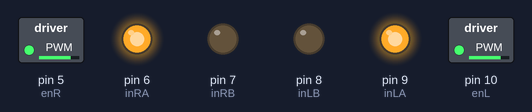
Bench run of a sketch on a simulated Arduino Uno, built with avr-gcc and run on an emulated ATmega328P. On the bench: switched loads named in the sketch (green lamp = pin HIGH), output pins drawn as LEDs (lit = HIGH).

Above: at 1.0 s.
At 4.0 s:
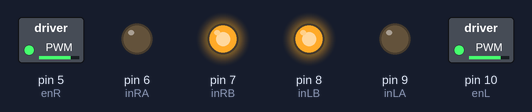
At 6.7 s:
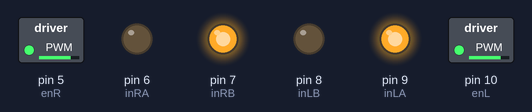
At 9.2 s:
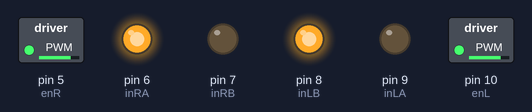
At 11.0 s:
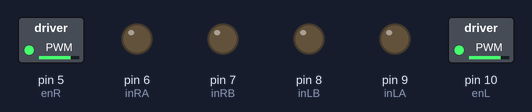
Timing chart, 0 to 15.6 s (numbered marks = the images above):
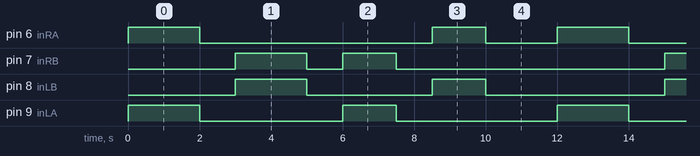

The sketch:

Motors.ino
```cpp
// === Motor Pins ===
#define enL 10
#define inLA 9
#define inLB 8

#define enR 5
#define inRA 6
#define inRB 7

int motorSpeed = 200;

void setup() {
  pinMode(enL, OUTPUT);
  pinMode(inLA, OUTPUT);
  pinMode(inLB, OUTPUT);

  pinMode(enR, OUTPUT);
  pinMode(inRA, OUTPUT);
  pinMode(inRB, OUTPUT);

  analogWrite(enL, motorSpeed);
  analogWrite(enR, motorSpeed);
}

void loop() {
  moveForward();
  delay(2000);

  stopMotors();
  delay(1000);

  moveBackward();
  delay(2000);

  stopMotors();
  delay(1000);

  turnRight();
  delay(1500);

  stopMotors();
  delay(1000);

  turnLeft();
  delay(1500);

  stopMotors();
  delay(2000);
}

void moveForward() {
  digitalWrite(inLA, HIGH);
  digitalWrite(inLB, LOW);
  digitalWrite(inRA, HIGH);
  digitalWrite(inRB, LOW);
}

void moveBackward() {
  digitalWrite(inLA, LOW);
  digitalWrite(inLB, HIGH);
  digitalWrite(inRA, LOW);
  digitalWrite(inRB, HIGH);
}

void turnRight() {
  digitalWrite(inLA, HIGH);
  digitalWrite(inLB, LOW);
  digitalWrite(inRA, LOW);
  digitalWrite(inRB, HIGH);
}

void turnLeft() {
  digitalWrite(inLA, LOW);
  digitalWrite(inLB, HIGH);
  digitalWrite(inRA, HIGH);
  digitalWrite(inRB, LOW);
}

void stopMotors() {
  digitalWrite(inLA, LOW);
  digitalWrite(inLB, LOW);
  digitalWrite(inRA, LOW);
  digitalWrite(inRB, LOW);
}
```

Measured:
- by itself, pin 6 (inRA): repeats every 12.0 s: LOW 6.5 s, HIGH 1.5 s, LOW 2.0 s, HIGH 2.0 s
- by itself, pin 7 (inRB): repeats every 12.0 s: LOW 1.0 s, HIGH 1.5 s, LOW 7.5 s, HIGH 2.0 s
- by itself, pin 8 (inLB): repeats every 12.0 s: LOW 3.5 s, HIGH 1.5 s, LOW 5.0 s, HIGH 2.0 s
- by itself, pin 9 (inLA): repeats every 12.0 s: LOW 4.0 s, HIGH 1.5 s, LOW 4.5 s, HIGH 2.0 s
